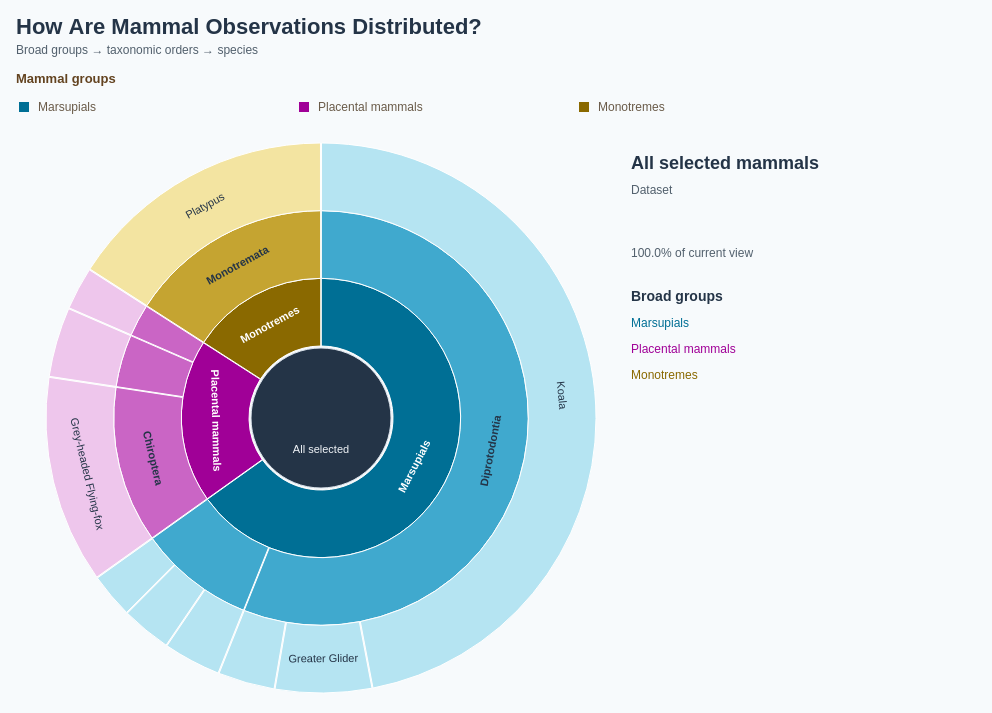

The specification (Vega-Lite) saved for this image:
### Vega specification from a JSON file in a GitHub repository (floating-point values rounded to 4 significant figures)
{"$schema": "https://vega.github.io/schema/vega/v5.json", "description": "Zoomable sunburst using exactly the 4,034 observations for the 10 species embedded in DotMap.vg.json. Broad mammal group → taxonomic order → species. Species counts are aggregated directly from DotMap observations, including its coordinate and species selection. Higher taxonomy matched by genus to the Mammal Diversity Database, https://raw.githubusercontent.com/mammaldiversity/mammaldiversity.github.io/master/_data/mdd.csv (retrieved 2026-10-10); input scientific names retained. Internal counts are zero to avoid double counting. Counts reflect recording activity, not animal abundance. Click groups or orders to focus; click centre to return to parent; Escape resets. All data embedded. All rings follow mammal-group colours, with lighter shades for taxonomic orders and species. Uses the 10 most recent available observation years (2017–2026), including partial 2026.", "width": 960, "height": 614, "padding": 16, "background": "#f7fafc", "title": {"text": "How Are Mammal Observations Distributed?", "subtitle": ["Broad groups → taxonomic orders → species"], "anchor": "start", "fontSize": 22, "color": "#243447", "subtitleFontSize": 12, "subtitleColor": "#52606d", "offset": 16, "subtitlePadding": 6, "subtitleLineHeight": 16, "font": "Arial", "fontWeight": "bold", "subtitleFont": "Arial"}, "signals": [{"name": "persistentFocus", "value": "all", "on": [{"events": "@segments:click, @childLabels:click", "update": "datum.children > 0 ? datum.id : persistentFocus"}, {"events": "@centre:click", "update": "persistentFocus === 'all' ? 'all' : data('focusNode')[0].parent"}, {"events": "view:keydown[event.key === 'Escape']", "update": "'all'"}, {"events": {"signal": "selectedMammalGroup"}, "update": "selectedMammalGroup || 'all'"}]}, {"name": "hovered", "value": null, "on": [{"events": "@segments:mouseover, @childLabels:mouseover", "update": "datum.id"}, {"events": "@segments:mouseout, @childLabels:mouseout", "update": "null"}, {"events": {"signal": "focus"}, "update": "null"}]}, {"name": "current", "update": "data('focusNode')[0]"}, {"name": "hole", "value": 72}, {"name": "radius", "value": 275}, {"name": "ring", "update": "(radius - hole) / (3 - current.depth)"}, {"name": "detail", "update": "hovered ? data('hoverNode')[0] : current"}, {"name": "legendColumnWidth", "value": 280}, {"name": "legendSymbolSize", "value": 100}, {"name": "selectedMammalGroup", "value": null, "on": [{"events": "@groupLegendSymbols:click, @groupLegendLabels:click", "update": "selectedMammalGroup === datum.group ? null : datum.group"}]}, {"name": "hoveredMammalGroup", "value": null, "on": [{"events": "@groupLegendSymbols:mouseover, @groupLegendLabels:mouseover", "update": "datum.group"}, {"events": "@groupLegendSymbols:mouseout, @groupLegendLabels:mouseout", "update": "null"}]}, {"name": "focus", "update": "hoveredMammalGroup != null ? hoveredMammalGroup : persistentFocus"}], "data": [{"name": "taxonomy", "values": [{"id": "all", "parent": null, "label": "All selected mammals", "level": "Dataset", "count": 0, "path": "All selected mammals", "total": 4034, "speciesCount": 10}, {"id": "Marsupials", "parent": "all", "label": "Marsupials", "group": "Marsupials", "level": "Broad group", "count": 0, "path": "All selected mammals → Marsupials", "total": 2628, "speciesCount": 6}, {"id": "order:Dasyuromorphia", "parent": "Marsupials", "label": "Dasyuromorphia", "group": "Marsupials", "level": "Order", "count": 0, "path": "Marsupials → Dasyuromorphia", "total": 366, "speciesCount": 3}, {"id": "species:Dasyurus maculatus", "parent": "order:Dasyuromorphia", "label": "Spotted-tailed Quoll", "scientific": "Dasyurus maculatus", "group": "Marsupials", "level": "Species", "count": 120, "path": "Marsupials → Dasyuromorphia → Spotted-tailed Quoll", "total": 120, "speciesCount": 1}, {"id": "species:Dasyurus viverrinus", "parent": "order:Dasyuromorphia", "label": "Eastern Quoll", "scientific": "Dasyurus viverrinus", "group": "Marsupials", "level": "Species", "count": 108, "path": "Marsupials → Dasyuromorphia → Eastern Quoll", "total": 108, "speciesCount": 1}, {"id": "species:Sarcophilus harrisii", "parent": "order:Dasyuromorphia", "label": "Tasmanian Devil", "scientific": "Sarcophilus harrisii", "group": "Marsupials", "level": "Species", "count": 138, "path": "Marsupials → Dasyuromorphia → Tasmanian Devil", "total": 138, "speciesCount": 1}, {"id": "order:Diprotodontia", "parent": "Marsupials", "label": "Diprotodontia", "group": "Marsupials", "level": "Order", "count": 0, "path": "Marsupials → Diprotodontia", "total": 2262, "speciesCount": 3}, {"id": "species:Petauroides volans", "parent": "order:Diprotodontia", "label": "Greater Glider", "scientific": "Petauroides volans", "group": "Marsupials", "level": "Species", "count": 230, "path": "Marsupials → Diprotodontia → Greater Glider", "total": 230, "speciesCount": 1}, {"id": "species:Phascolarctos cinereus", "parent": "order:Diprotodontia", "label": "Koala", "scientific": "Phascolarctos cinereus", "group": "Marsupials", "level": "Species", "count": 1896, "path": "Marsupials → Diprotodontia → Koala", "total": 1896, "speciesCount": 1}, {"id": "species:Setonix brachyurus", "parent": "order:Diprotodontia", "label": "Quokka", "scientific": "Setonix brachyurus", "group": "Marsupials", "level": "Species", "count": 136, "path": "Marsupials → Diprotodontia → Quokka", "total": 136, "speciesCount": 1}, {"id": "Placental mammals", "parent": "all", "label": "Placental mammals", "group": "Placental mammals", "level": "Broad group", "count": 0, "path": "All selected mammals → Placental mammals", "total": 764, "speciesCount": 3}, {"id": "order:Carnivora", "parent": "Placental mammals", "label": "Carnivora", "group": "Placental mammals", "level": "Order", "count": 0, "path": "Placental mammals → Carnivora", "total": 103, "speciesCount": 1}, {"id": "species:Neophoca cinerea", "parent": "order:Carnivora", "label": "Australian Sea Lion", "scientific": "Neophoca cinerea", "group": "Placental mammals", "level": "Species", "count": 103, "path": "Placental mammals → Carnivora → Australian Sea Lion", "total": 103, "speciesCount": 1}, {"id": "order:Chiroptera", "parent": "Placental mammals", "label": "Chiroptera", "group": "Placental mammals", "level": "Order", "count": 0, "path": "Placental mammals → Chiroptera", "total": 494, "speciesCount": 1}, {"id": "species:Pteropus poliocephalus", "parent": "order:Chiroptera", "label": "Grey-headed Flying-fox", "scientific": "Pteropus poliocephalus", "group": "Placental mammals", "level": "Species", "count": 494, "path": "Placental mammals → Chiroptera → Grey-headed Flying-fox", "total": 494, "speciesCount": 1}, {"id": "order:Lagomorpha", "parent": "Placental mammals", "label": "Lagomorpha", "group": "Placental mammals", "level": "Order", "count": 0, "path": "Placental mammals → Lagomorpha", "total": 167, "speciesCount": 1}, {"id": "species:Oryctolagus cuniculus", "parent": "order:Lagomorpha", "label": "European Rabbit", "scientific": "Oryctolagus cuniculus", "group": "Placental mammals", "level": "Species", "count": 167, "path": "Placental mammals → Lagomorpha → European Rabbit", "total": 167, "speciesCount": 1}, {"id": "Monotremes", "parent": "all", "label": "Monotremes", "group": "Monotremes", "level": "Broad group", "count": 0, "path": "All selected mammals → Monotremes", "total": 642, "speciesCount": 1}, {"id": "order:Monotremata", "parent": "Monotremes", "label": "Monotremata", "group": "Monotremes", "level": "Order", "count": 0, "path": "Monotremes → Monotremata", "total": 642, "speciesCount": 1}, {"id": "species:Ornithorhynchus anatinus", "parent": "order:Monotremata", "label": "Platypus", "scientific": "Ornithorhynchus anatinus", "group": "Monotremes", "level": "Species", "count": 642, "path": "Monotremes → Monotremata → Platypus", "total": 642, "speciesCount": 1}]}, {"name": "tree", "source": "taxonomy", "transform": [{"type": "stratify", "key": "id", "parentKey": "parent"}, {"type": "partition", "field": "count", "sort": {"field": "value", "order": "descending"}, "size": [1, 1]}]}, {"name": "focusNode", "source": "tree", "transform": [{"type": "filter", "expr": "datum.id === focus"}]}, {"name": "hoverNode", "source": "tree", "transform": [{"type": "filter", "expr": "datum.id === hovered"}]}, {"name": "visible", "source": "tree", "transform": [{"type": "filter", "expr": "datum.depth > current.depth && datum.x0 >= current.x0 - 1e-10 && datum.x1 <= current.x1 + 1e-10"}, {"type": "formula", "expr": "2 * PI * (datum.x0 - current.x0) / (current.x1 - current.x0)", "as": "start"}, {"type": "formula", "expr": "2 * PI * (datum.x1 - current.x0) / (current.x1 - current.x0)", "as": "end"}, {"type": "formula", "expr": "hole + (datum.depth - current.depth - 1) * ring", "as": "inner"}, {"type": "formula", "expr": "hole + (datum.depth - current.depth) * ring", "as": "outer"}, {"type": "formula", "expr": "(datum.start + datum.end) / 2", "as": "mid"}]}, {"name": "children", "source": "tree", "transform": [{"type": "filter", "expr": "datum.parent === focus"}, {"type": "window", "sort": {"field": ["total", "label"], "order": ["descending", "ascending"]}, "ops": ["row_number"], "as": ["rank"]}, {"type": "filter", "expr": "datum.rank <= 12"}]}, {"name": "groupLegend", "values": [{"group": "Marsupials", "x": 16}, {"group": "Placental mammals", "x": 240}, {"group": "Monotremes", "x": 505}]}], "scales": [{"name": "groupColor", "type": "ordinal", "domain": ["Marsupials", "Placental mammals", "Monotremes"], "range": ["#006F95", "#A00097", "#8A6900"]}, {"name": "orderColor", "type": "ordinal", "domain": ["Marsupials", "Placental mammals", "Monotremes"], "range": ["#40A9CE", "#CA65C5", "#C5A431"]}, {"name": "leafColor", "type": "ordinal", "domain": ["Marsupials", "Placental mammals", "Monotremes"], "range": ["#B5E4F2", "#EEC6EC", "#F3E4A1"]}], "marks": [{"name": "segments", "type": "arc", "from": {"data": "visible"}, "encode": {"update": {"x": {"value": 305}, "y": {"value": 335}, "startAngle": {"field": "start"}, "endAngle": {"field": "end"}, "innerRadius": {"field": "inner"}, "outerRadius": {"field": "outer"}, "fill": {"signal": "scale(datum.depth === 1 ? 'groupColor' : datum.depth === 2 ? 'orderColor' : 'leafColor', datum.group)"}, "fillOpacity": {"value": 1}, "stroke": {"signal": "hovered === datum.id ? '#243447' : '#ffffff'"}, "strokeWidth": {"signal": "hovered === datum.id ? 2.5 : 1"}, "padAngle": {"value": 0.003}, "cursor": {"signal": "datum.children > 0 ? 'pointer' : 'default'"}, "tooltip": {"signal": "{'Name': datum.label, 'Level': datum.level, 'Scientific name': datum.scientific || '—', 'Observations': format(datum.total, ',d'), 'Share of current view': format(datum.total / current.total, '.1%'), 'Species': datum.speciesCount}"}, "description": {"signal": "datum.path + ': ' + format(datum.total, ',d') + ' observations'"}}}}, {"name": "arcLabels", "type": "text", "interactive": false, "from": {"data": "visible"}, "encode": {"update": {"x": {"value": 305}, "y": {"value": 335}, "theta": {"field": "mid"}, "radius": {"signal": "(datum.inner + datum.outer) / 2"}, "angle": {"signal": "datum.mid * 180 / PI + (datum.mid > PI / 2 && datum.mid < 3 * PI / 2 ? 180 : 0)"}, "align": {"value": "center"}, "baseline": {"value": "middle"}, "text": {"signal": "datum.id === 'order:Dasyuromorphia' ? '' : datum.label"}, "fontSize": {"value": 11}, "fontWeight": {"signal": "datum.children > 0 ? 'bold' : 'normal'"}, "fill": {"signal": "datum.depth === 1 ? '#ffffff' : '#243447'"}, "limit": {"signal": "min(130, (datum.end - datum.start) * (datum.inner + datum.outer) / 2 - 12)"}, "opacity": {"signal": "(datum.end - datum.start) * (datum.inner + datum.outer) / 2 > 65 ? 1 : 0"}}}}, {"name": "centre", "type": "arc", "encode": {"update": {"x": {"value": 305}, "y": {"value": 335}, "startAngle": {"value": 0}, "endAngle": {"signal": "2 * PI"}, "innerRadius": {"value": 0}, "outerRadius": {"signal": "hole - 2"}, "fill": {"value": "#243447"}, "stroke": {"value": "#dce4ed"}, "cursor": {"signal": "focus === 'all' ? 'default' : 'pointer'"}, "tooltip": {"signal": "{'Current group': current.label}"}}}}, {"name": "centreCount", "type": "text", "interactive": false, "encode": {"update": {"x": {"value": 305}, "y": {"value": 327}, "text": {"value": ""}, "fontSize": {"value": 22}, "fill": {"value": "#ffffff"}, "align": {"value": "center"}, "fontWeight": {"value": "bold"}}}}, {"name": "centreCaption", "type": "text", "interactive": false, "encode": {"update": {"x": {"value": 305}, "y": {"value": 350}, "text": {"value": ""}, "fontSize": {"value": 11}, "fill": {"value": "#F1F4F8"}, "align": {"value": "center"}}}}, {"name": "centreBack", "type": "text", "interactive": false, "encode": {"update": {"x": {"value": 305}, "y": {"value": 370}, "text": {"signal": "focus === 'all' ? 'All selected' : '↑ Go back'"}, "fontSize": {"value": 11}, "fill": {"value": "#F1F4F8"}, "align": {"value": "center"}}}}, {"name": "detailTitle", "type": "text", "interactive": false, "encode": {"update": {"x": {"value": 615}, "y": {"value": 86}, "text": {"signal": "detail.label"}, "fontSize": {"value": 18}, "fill": {"value": "#243447"}, "fontWeight": {"value": "bold"}, "limit": {"value": 330}}}}, {"name": "detailLevel", "type": "text", "interactive": false, "encode": {"update": {"x": {"value": 615}, "y": {"value": 111}, "text": {"signal": "detail.level + (detail.scientific ? ' · ' + detail.scientific : '')"}, "fontSize": {"value": 12}, "fill": {"value": "#52606d"}, "limit": {"value": 330}}}}, {"name": "detailCount", "type": "text", "interactive": false, "encode": {"update": {"x": {"value": 615}, "y": {"value": 147}, "text": {"value": ""}, "fontSize": {"value": 22}, "fill": {"value": "#243447"}, "fontWeight": {"value": "bold"}}}}, {"name": "detailShare", "type": "text", "interactive": false, "encode": {"update": {"x": {"value": 615}, "y": {"value": 174}, "text": {"signal": "format(detail.total / current.total, '.1%') + ' of current view'"}, "fontSize": {"value": 12}, "fill": {"value": "#52606d"}}}}, {"name": "listTitle", "type": "text", "interactive": false, "encode": {"update": {"x": {"value": 615}, "y": {"value": 218}, "text": {"signal": "current.depth === 0 ? 'Broad groups' : current.depth === 1 ? 'Taxonomic orders' : 'Species'"}, "fontSize": {"value": 14}, "fill": {"value": "#243447"}, "fontWeight": {"value": "bold"}}}}, {"name": "childLabels", "type": "text", "from": {"data": "children"}, "encode": {"update": {"x": {"value": 615}, "y": {"signal": "244 + (datum.rank - 1) * 26"}, "text": {"field": "label"}, "fontSize": {"value": 12}, "fill": {"scale": "groupColor", "field": "group"}, "fontWeight": {"signal": "hovered === datum.id ? 'bold' : 'normal'"}, "limit": {"value": 245}, "cursor": {"signal": "datum.children > 0 ? 'pointer' : 'default'"}, "tooltip": {"signal": "{'Name': datum.label, 'Observations': format(datum.total, ',d'), 'Share of current view': format(datum.total / current.total, '.1%')}"}}}}, {"name": "childCounts", "type": "text", "interactive": false, "from": {"data": "children"}, "encode": {"update": {"x": {"value": 944}, "y": {"signal": "244 + (datum.rank - 1) * 26"}, "align": {"value": "right"}, "text": {"value": ""}, "fontSize": {"value": 12}, "fill": {"value": "#52606d"}}}}, {"name": "groupLegendSymbols", "type": "symbol", "from": {"data": "groupLegend"}, "encode": {"update": {"x": {"signal": "8 + (datum.group === 'Marsupials' ? 0 : datum.group === 'Placental mammals' ? 1 : 2) * legendColumnWidth"}, "y": {"value": 24}, "shape": {"value": "square"}, "size": {"signal": "legendSymbolSize"}, "fill": {"scale": "groupColor", "field": "group"}, "cursor": {"value": "pointer"}, "opacity": {"signal": "focus === 'all' || current.group === datum.group ? 1 : 0.3"}}}, "interactive": true}, {"name": "groupLegendLabels", "type": "text", "from": {"data": "groupLegend"}, "encode": {"update": {"x": {"signal": "22 + (datum.group === 'Marsupials' ? 0 : datum.group === 'Placental mammals' ? 1 : 2) * legendColumnWidth"}, "y": {"value": 24}, "baseline": {"value": "middle"}, "text": {"field": "group"}, "fontSize": {"value": 12}, "fill": {"value": "#6a5b49"}, "font": {"value": "Arial"}, "cursor": {"value": "pointer"}, "opacity": {"signal": "focus === 'all' || current.group === datum.group ? 1 : 0.3"}, "fontWeight": {"signal": "focus !== 'all' && current.group === datum.group ? 'bold' : 'normal'"}}}, "interactive": true}, {"name": "groupLegendTitle", "type": "text", "interactive": false, "encode": {"update": {"x": {"value": 0}, "y": {"value": 0}, "text": {"value": "Mammal groups"}, "font": {"value": "Arial"}, "fontSize": {"value": 13}, "fontWeight": {"value": "bold"}, "fill": {"value": "#634320"}}}}], "config": {"font": "Arial", "legend": {"labelFont": "Arial", "titleFont": "Arial", "labelFontSize": 12, "titleFontSize": 13, "titleFontWeight": "bold", "labelColor": "#6a5b49", "titleColor": "#634320", "symbolType": "square", "symbolSize": 100, "rowPadding": 8, "columnPadding": 24, "labelOffset": 8}}, "usermeta": {"observationWindow": {"source": "Dataset/observations-794195.csv", "dateField": "observed_on", "years": [2017, 2018, 2019, 2020, 2021, 2022, 2023, 2024, 2025, 2026], "yearCount": 10, "includesPartialLatestYear": true}}}
